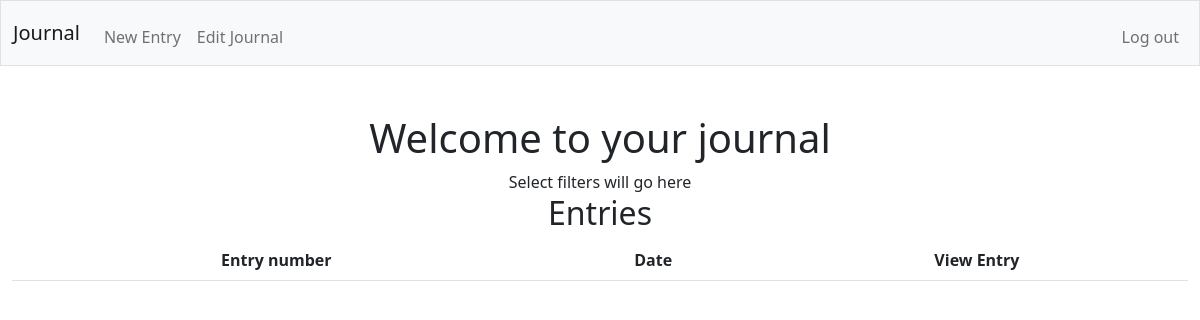
Page / (signed in) on the earlier database version.
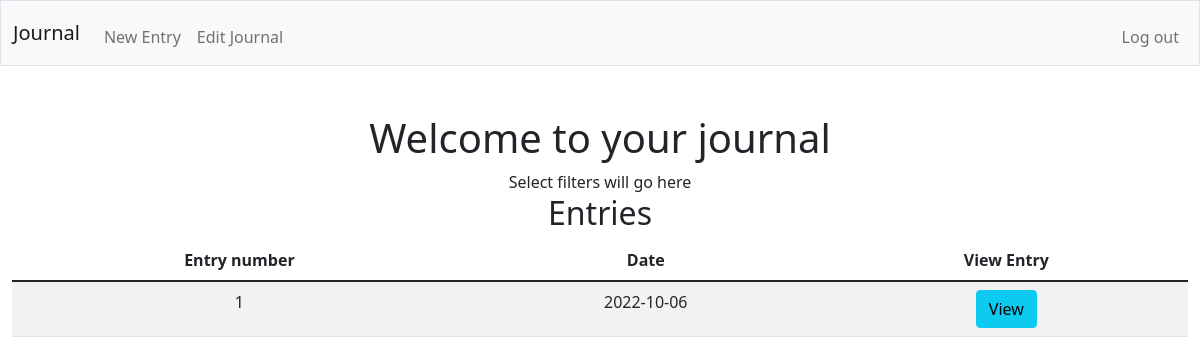
Same page on the later database version.
### tables this page shows
CREATE TABLE "entries" (
	"journal_id"	INTEGER NOT NULL UNIQUE,
	"customer_id"	INTEGER NOT NULL,
	"entry_id"	INTEGER NOT NULL,
	"date"	DATETIME,
	"year"	INTEGER NOT NULL,
	"month"	INTEGER NOT NULL,
	"day"	INTEGER NOT NULL,
	"entry"	INTEGER NOT NULL,
	FOREIGN KEY("customer_id") REFERENCES "users"("id"),
	PRIMARY KEY("journal_id")
);

### app.py (the view)
@app.route("/", methods=["GET", "POST"])
@login_required
def index():
    entries = db.execute("SELECT * FROM entries WHERE customer_id == ?", session["user_id"])
    return render_template("index.html", entries=entries)

### app.py (called while the page is built)
@app.after_request
def after_request(response):
    response.headers["Cache-Control"] = "no-cache, no-store, must-revalidate"
    response.headers["Expires"] = 0
    response.headers["Pragma"] = "no-cache"
    return response

### helpers.py (called while the page is built)
def login_required(f):
    @wraps(f)
    def decorated_function(*args, **kwargs):
        if session.get("user_id") is None:
            return redirect("/login")
        return f(*args, **kwargs)
    return decorated_function

### templates/index.html (shortened to what this page needs)
{% extends "layout.html" %}
{% block main %}
    <h1>Welcome to your journal</h1>
    <div id="entryDates">
        Select filters will go here
    </div>
    <div>
        <h2>Entries</h2>
        <table class="table table-striped table-hover">
            <thead>
                <tr>
                    <th>Entry number</th>
                    <th>Date</th>
                    <th>View Entry</th>
                </tr>
            </thead>
            <tbody>
                {% for entry in entries %}
                    <tr>
                        <td>{{ entry["entry_id"] }}</td>
                        <td>{{ entry["date"] }}</td>
                        <td><button type="button" class="btn btn-info" data-bs-toggle="modal" data-bs-target="#entryModal" data-myentry='{{ entry | tojson }}'>View</button></td>
                    </tr>
                {% endfor %}
            </tbody>
        </table>
    </div>
{% endblock %}

### templates/layout.html (shortened to what this page needs)
<!DOCTYPE html>
<html lang="en">
    <head>
        <link href="https://cdn.jsdelivr.net/npm/bootstrap@5.1.3/dist/css/bootstrap.min.css" rel="stylesheet">
        <link href="/static/style.css" rel="stylesheet">
    </head>
    <body>
        <nav class="bg-light border navbar navbar-expand-md navbar-light">
            <div class="container-fluid">
                <a class="navbar-brand" href="/">Journal</a>
                <div class="collapse navbar-collapse" id="navbar">
                    {% if session["user_id"] %}
                        <ul class="navbar-nav me-auto mt-2">
                            <li class="nav-item"><a class="nav-link" href="/entry">New Entry</a></li>
                            <li class="nav-item"><a class="nav-link" href="/edit">Edit Journal</a></li>
                        </ul>
                        <ul class="navbar-nav ms-auto mt-2">
                            <li class="nav-item"><a class="nav-link" href="/logout">Log out</a></li>
                        </ul>
                    {% else %}
                        <ul class="navbar-nav ms-auto mt-2">
                            <li class="nav-item"><a class="nav-link" href="/register">Register</a></li>
                            <li class="nav-item"><a class="nav-link" href="/login">Log In</a></li>
                        </ul>
                    {% endif %}
                </div>
            </div>
        </nav>
        <main class="container-fluid py-5 text-center">
            {% block main %}{% endblock %}
        </main>
    </body>
</html>

Differences in the rows shown:
added entries: entry_id "1", date "2022-10-06"
